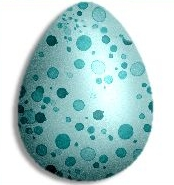
%> input picture Shivang_Soni_PS2/egg.jpg, 174 x 185 px
$ octave test.m   (GNU Octave 9; MATLAB toolbox functions it lacks are replaced by stand-ins)
%> lines starting %> are read from the running program, lines starting %| are printed output that depends on the picture; in (x1, y1, x2, y2) boxes, pixels count from 0 and x2, y2 are one past the last pixel; in counts of white or black regions, pixels touching at a corner belong together; the program's own positions count from 1
### Shivang_Soni_PS2/detect_circles.m
function [centers] = detect_circles(im, radius, useGradient)
    im = rgb2gray(im);
    height = size(im,1);
    width = size(im,2);
    [~,Gradient_dir] = imgradient(im);
    angle = [0:1:2*pi];
    edges = edge(im,'canny',0.2,6);
    figure;
    imshow(edges);
    title('Canny Edge map of a image');
    saveas(1,'CannyEdgeMapEgg','png');
    pause;
    H = zeros(height,width);

    [coord_x, coord_y] = find(edges);
    for counter=1:size(coord_x,1)
        y = coord_x(counter);
        x = coord_y(counter);
        if(useGradient == 1)
            theta = Gradient_dir(y, x);
            theta = [theta:1:theta + pi];
        else
            theta = angle;
        end
        a = x - radius * cos(theta);
        b = y + radius * sin(theta);
        if(a>width)
            a(a>width) = [];
        end
        if(a<1)
            a(a<1) = [];
        end

        if(b>height)
            b(b>height) = [];
        end
        if(b<1)
            b(b<1) = [];
        end
        H(round(b), round(a)) = H(round(b), round(a)) + 1;
    end
	list = H;
    figure;
    imagesc(H);
    title('Hough Space image');
    saveas(2,'HoughSpaceImgEggUseGradientEquals0','png');
    pause;
    %% Sort the list based on intensity values.
    [o, orderedIndices] = sort(list(:), 'descend');
    %%Reshape those indecies in Hough Space
    p = reshape(orderedIndices, height, width);
    %%Corrosponding X and Y value find
    [y,x] = ind2sub(size(p), p);
    %%
    centers = [x(1)', y(1)'];
end

### Shivang_Soni_PS2/test.m
clc; clear all; close all; profile on;
im = imread('egg.jpg');
%> im is the input picture: size 185x174x3 uint8; mean R, G, B 174.1, 205.8, 206.1
[h, w, ~] = size(im);
%> h = 185; w = 174
%radius = 100;
%useGradient = 0;
radius = 8;
useGradient = 0;
center = detect_circles(im, radius, 0)
%> in detect_circles, `im = rgb2gray(im);`:
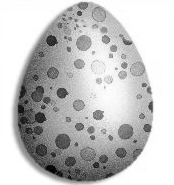
%> im: size 185x174 uint8; min 0, max 255, mean 196.4
%> in detect_circles, `[~,Gradient_dir] = imgradient(im);`:
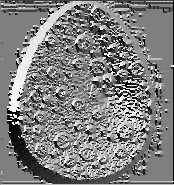
%> Gradient_dir: size 185x174 double; min -180, max 179.9, mean 0.8; drawn with min black and max white
%> in detect_circles, `edges = edge(im,'canny',0.2,6);`:
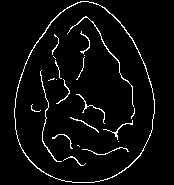
%> edges: size 185x174 logical; 4.3% white in thin lines or dots, all inside (x1, y1, x2, y2) = (14, 1, 155, 183)
%> in detect_circles, `[coord_x, coord_y] = find(edges);`: coord_x = 1377 values from 2 to 183; coord_y = 1377 values from 15 to 155
%> the loop in detect_circles, `for counter=1:size(coord_x,1)` made 390 passes
%> (y, x) on passes 1 to 7: (109, 15), (110, 15), (111, 15), (112, 15), (113, 15), (114, 15), (115, 15)
%> the run ends on the next line
